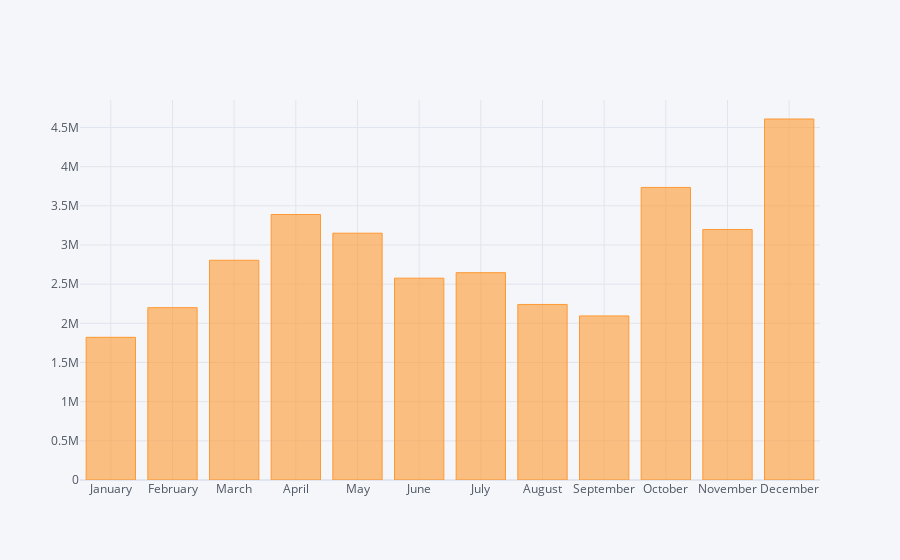

The notebook cell this image was saved under:
### Code cell
# method 1: using df.iplot(), in this case the df is monthly_sales which we created
# we can hover over the bars to see the sales figure for each month

monthly_sales.iplot(kind='bar', x='Month Name', y='Sales')

### Figure 1 — Plotly figure (JSON) as saved in the notebook; plotly's stock layout.template omitted (floating-point values rounded to 4 significant figures)
{"data": [{"marker": {"color": "rgba(255, 153, 51, 0.6)", "line": {"color": "rgba(255, 153, 51, 1.0)", "width": 1}}, "name": "Sales", "orientation": "v", "text": "", "type": "bar", "x": ["January", "February", "March", "April", "May", "June", "July", "August", "September", "October", "November", "December"], "y": [1821000.0, 2200000.0, 2805000.0, 3389000.0, 3151000.0, 2576000.0, 2646000.0, 2241000.0, 2094000.0, 3735000.0, 3198000.0, 4608000.0]}], "layout": {"legend": {"bgcolor": "#F5F6F9", "font": {"color": "#4D5663"}}, "paper_bgcolor": "#F5F6F9", "plot_bgcolor": "#F5F6F9", "title": {"font": {"color": "#4D5663"}}, "xaxis": {"gridcolor": "#E1E5ED", "showgrid": true, "tickfont": {"color": "#4D5663"}, "title": {"font": {"color": "#4D5663"}, "text": ""}, "zerolinecolor": "#E1E5ED"}, "yaxis": {"gridcolor": "#E1E5ED", "showgrid": true, "tickfont": {"color": "#4D5663"}, "title": {"font": {"color": "#4D5663"}, "text": ""}, "zerolinecolor": "#E1E5ED"}}}
